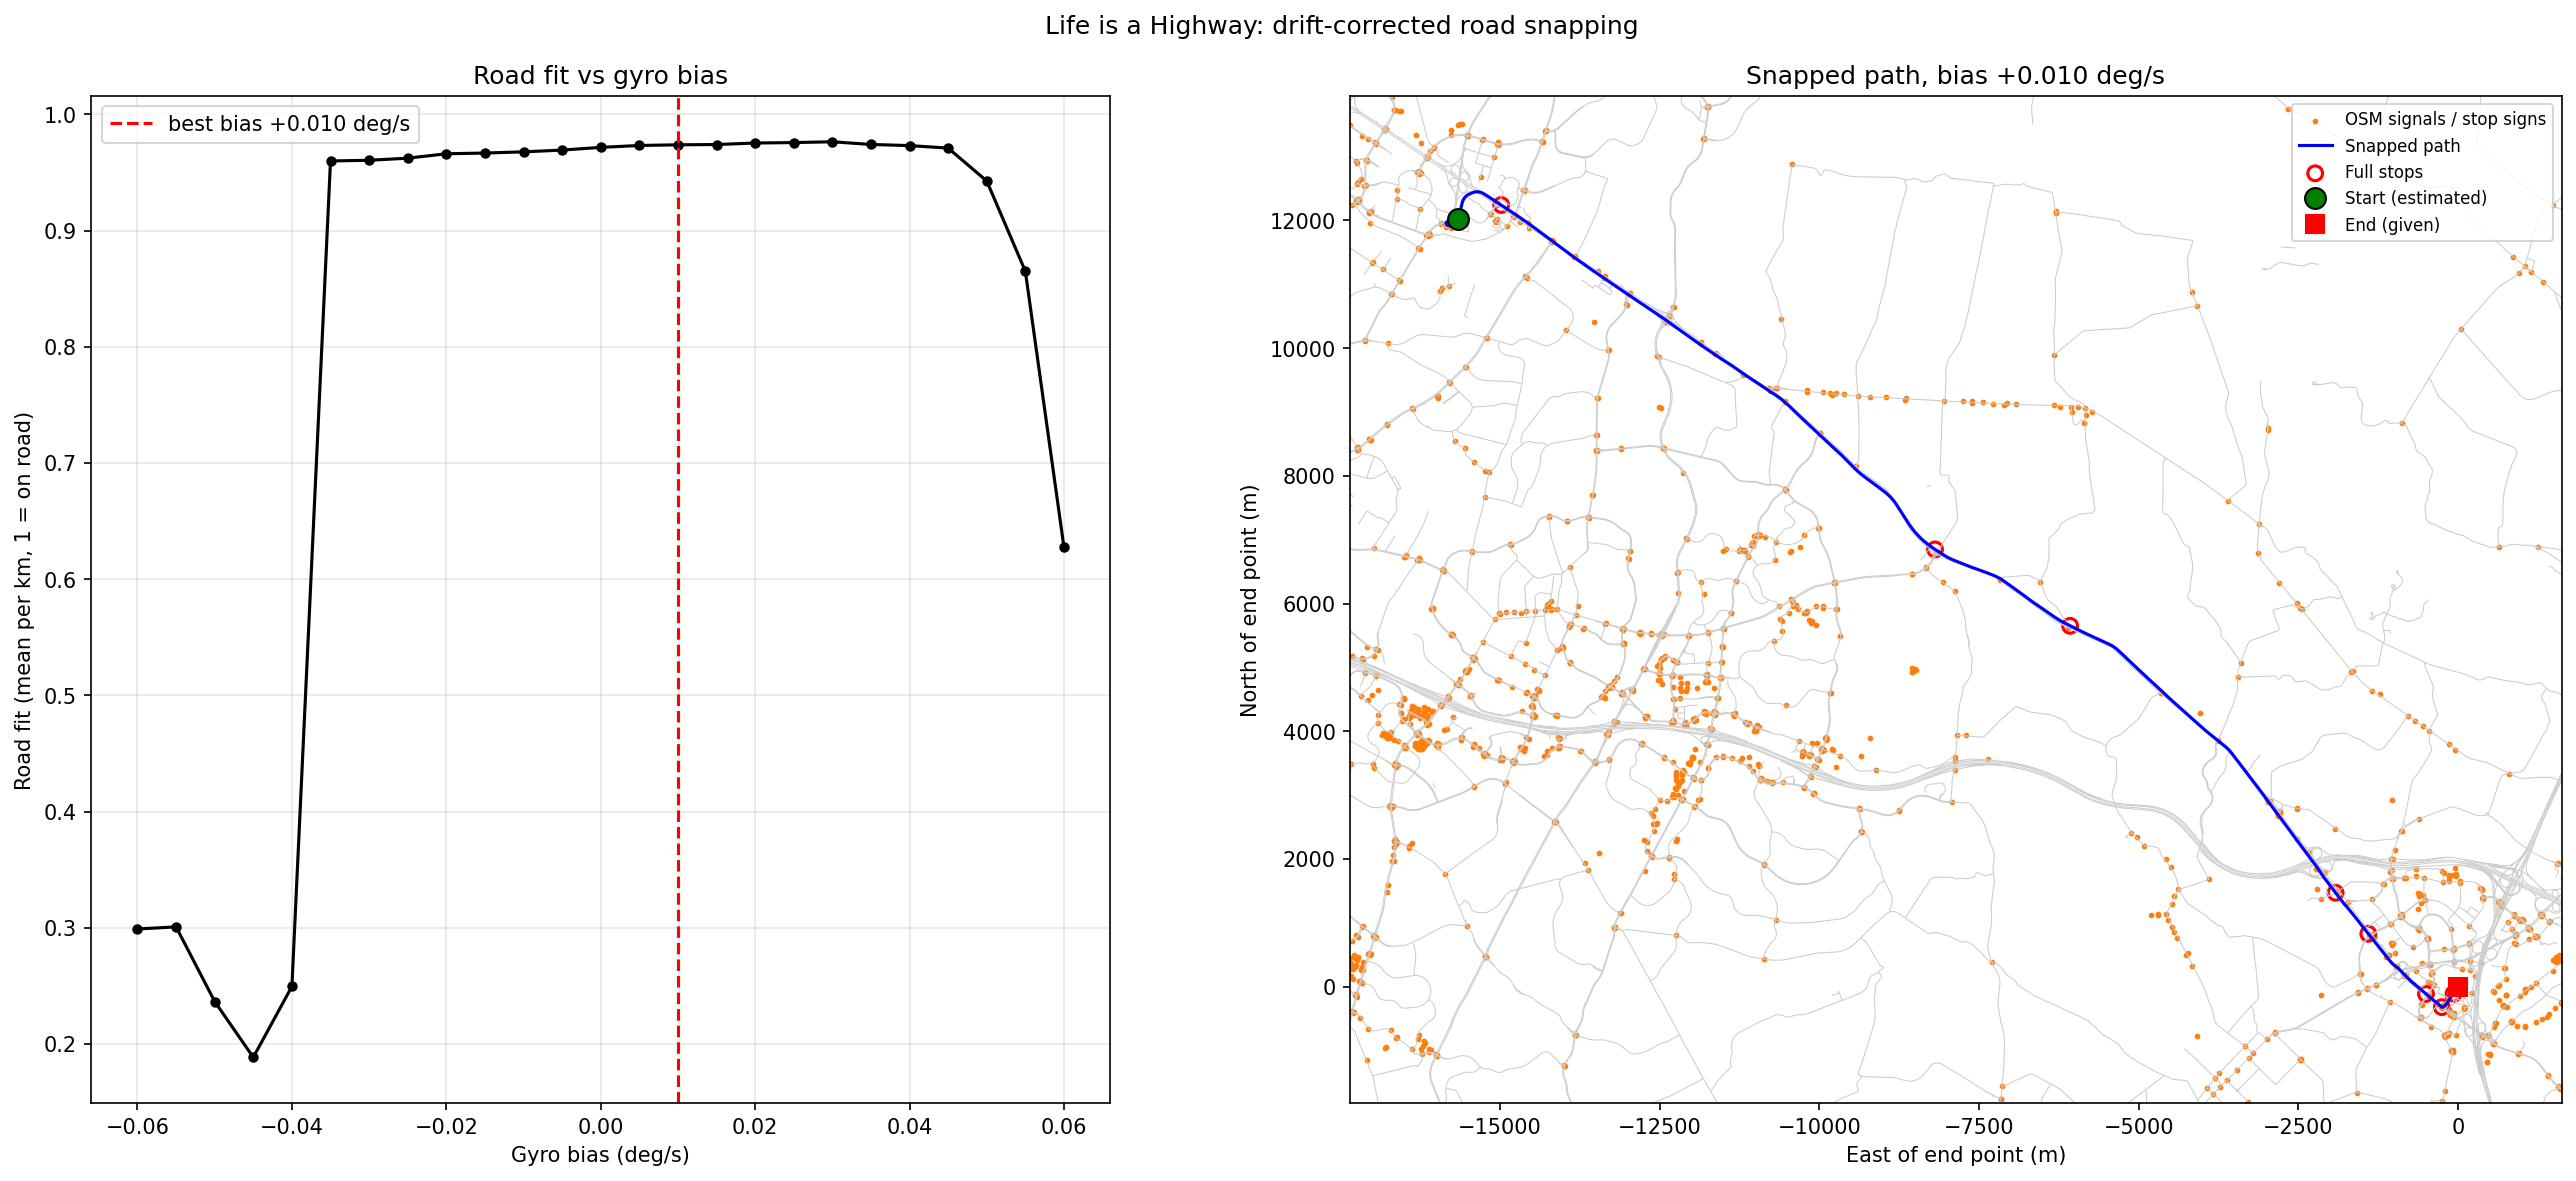

This figure's Python source:
#!/usr/bin/env python3
"""
Snap the drive onto real roads while allowing for accumulated heading error.

locate_start.py treats the dead-reckoned path as rigid and only solves one
rotation. That breaks down because heading error builds up over the trip:

  - Steering-based heading (decode_path.py) is very sensitive to bias. A 0.1°
    steering-wheel offset adds ~80° of drift over 20 minutes of highway driving,
    and the bicycle model ignores understeer (it over-turns by ~38% vs the gyro).
    It also can't tell forward from reverse, because wheel speeds are unsigned.
  - The yaw-rate gyro (0x024 YGS1S03.YR) measures rotation directly, including
    reversing. Its only real unknown is a small constant bias.

This script:

  1. Decodes wheel speeds (0x0AA) and gyro yaw rate (0x024) from the log.
  2. For each candidate gyro bias, integrates heading and distance.
  3. Walks the path BACKWARD from the known end point in 1 km segments. A beam
     search picks a heading correction for each segment so the path lies on
     OSM roads. Corrections between segments are limited to ±4°, so the
     shape still has to agree with the driving data; it can't jump to an
     arbitrary road.
  4. Picks the bias whose snapped path fits roads best, then checks it with an
     independent test: do the car's full stops land on real traffic signals?

The result is a ranked estimate, not proof. Only submitting it confirms it.
"""

import math
from pathlib import Path

import matplotlib.pyplot as plt
from matplotlib.collections import LineCollection
import numpy as np

import decode_path as DP
import locate_start as LS

# ---------------------------------------------------------------------------
# Config
# ---------------------------------------------------------------------------
OUT_PNG = Path(__file__).parent / "snap_path.png"
SIGNAL_CACHE = Path(__file__).resolve().parent.parent / "scratch" / "snap_signals.npz"

ID_YAW = 0x024            # YGS1S03: YR yaw rate, 0.244 deg/s per bit
DT = 0.02                 # integration step (s)
STOPPED_MPS = 0.05        # below this the car is stationary: no heading change

BIAS_SWEEP = np.round(np.arange(-0.060, 0.0601, 0.005), 3)   # deg/s
FIT_TIE = 0.005           # fits within this of the best count as equally good
SEG_M = 1000.0            # path is snapped in segments of this length
STEP_M = 20.0             # resample spacing along the path
MAX_TURN_DEG = 4.0        # max heading correction change between segments
TURN_STEP_DEG = 0.5
CORR_PENALTY = 0.01       # score penalty per degree of correction change
BEAM = 60
CELL_M = 10.0
# Graded road fit: (distance to road in m, score)
ROAD_LEVELS = ((80, 0.1), (50, 0.3), (30, 0.6), (15, 1.0))
SIGNAL_HIT_M = 100.0


# ---------------------------------------------------------------------------
# Decode
# ---------------------------------------------------------------------------
def decode_signals():
    """Return (t, wheel speed m/s, yaw rate deg/s) on a common DT timeline."""
    if SIGNAL_CACHE.exists():
        c = np.load(SIGNAL_CACHE)
        return c["t"], c["v"], c["yr"]

    log = DP.ensure_log()
    db = DP.get_dbc()
    m_wheel = db.get_message_by_frame_id(DP.ID_WHEEL_SPEEDS)
    m_yaw = db.get_message_by_frame_id(ID_YAW)

    wheel, yaw = [], []
    print(f"Parsing {log} ...")
    for ts, can_id, data in DP.parse_log(log):
        try:
            if can_id == DP.ID_WHEEL_SPEEDS:
                d = m_wheel.decode(data, decode_choices=False)
                wheel.append((ts, (d["VXFL"] + d["VXFR"] + d["VXRL"] + d["VXRR"]) / 4))
            elif can_id == ID_YAW:
                yaw.append((ts, m_yaw.decode(data, decode_choices=False)["YR"]))
        except Exception:
            continue
    wheel, yaw = np.array(wheel), np.array(yaw)

    t0 = wheel[0, 0]
    t = np.arange(0, min(wheel[-1, 0], yaw[-1, 0]) - t0, DT)
    v = np.interp(t, wheel[:, 0] - t0, wheel[:, 1]) / 3.6
    yr = np.interp(t, yaw[:, 0] - t0, yaw[:, 1])
    SIGNAL_CACHE.parent.mkdir(parents=True, exist_ok=True)
    np.savez(SIGNAL_CACHE, t=t, v=v, yr=yr)
    return t, v, yr


def gyro_heading(v, yr, bias):
    moving = v >= STOPPED_MPS
    return np.cumsum(np.deg2rad(yr - bias) * DT * moving)


# ---------------------------------------------------------------------------
# Road fit field
# ---------------------------------------------------------------------------
class RoadField:
    """Raster of graded closeness-to-road scores around the end point."""

    def __init__(self, roads_local, radius_m):
        self.r = radius_m
        self.n = int(2 * radius_m / CELL_M) + 1
        raw = np.zeros((self.n, self.n), dtype=bool)
        for e, n in roads_local:
            s = np.concatenate([[0], np.cumsum(np.hypot(np.diff(e), np.diff(n)))])
            si = np.arange(0, s[-1] + CELL_M / 2, CELL_M / 2)
            self._mark(raw, np.interp(si, s, e), np.interp(si, s, n))
        self.field = np.zeros(raw.shape, dtype=np.float32)
        for dist, val in ROAD_LEVELS:
            self.field[LS.RoadGrid._dilate(raw, int(round(dist / CELL_M)))] = val

    def _idx(self, e, n):
        i = np.floor((e + self.r) / CELL_M).astype(int)
        j = np.floor((n + self.r) / CELL_M).astype(int)
        return i, j, (i >= 0) & (i < self.n) & (j >= 0) & (j < self.n)

    def _mark(self, grid, e, n):
        i, j, ok = self._idx(e, n)
        grid[j[ok], i[ok]] = True

    def __call__(self, e, n):
        i, j, ok = self._idx(e, n)
        s = np.zeros(len(e))
        s[ok] = self.field[j[ok], i[ok]]
        return s


# ---------------------------------------------------------------------------
# Snap: beam search over per-segment heading corrections, walking from the end
# ---------------------------------------------------------------------------
class Snapper:
    def __init__(self, v, field):
        self.field = field
        self.s_end = np.cumsum((v * DT)[::-1])          # distance from end, reversed time
        self.si = np.arange(0, self.s_end[-1], STEP_M)  # sample distances from end
        self.seg = (self.si // SEG_M).astype(int)
        self.nseg = self.seg.max() + 1
        self.deltas = np.deg2rad(np.arange(-MAX_TURN_DEG, MAX_TURN_DEG + 1e-9, TURN_STEP_DEG))

    def _walk(self, e0, n0, h):
        # walking backward in time: step opposite to the direction of travel
        return e0 - np.cumsum(STEP_M * np.cos(h)), n0 - np.cumsum(STEP_M * np.sin(h))

    def run(self, heading):
        h = np.interp(self.si, self.s_end, heading[::-1])
        # (score, correction, e, n, corrections so far); first segment tries every rotation
        beam = [(0.0, th, 0.0, 0.0, []) for th in np.deg2rad(np.arange(0, 360, 1.0))]
        for k in range(self.nseg):
            hk = h[self.seg == k]
            cand = []
            for score, corr, e0, n0, hist in beam:
                for d in (self.deltas if k else [0.0]):
                    c = corr + d
                    e, n = self._walk(e0, n0, hk + c)
                    s = score + self.field(e, n).mean() - CORR_PENALTY * abs(math.degrees(d))
                    cand.append((s, c, e[-1], n[-1], hist + [c]))
            cand.sort(key=lambda r: -r[0])
            beam = []
            for c in cand:   # keep distinct states only
                if all(math.hypot(c[2] - b[2], c[3] - b[3]) > 30 or abs(c[1] - b[1]) > 0.004
                       for b in beam):
                    beam.append(c)
                if len(beam) == BEAM:
                    break
        best = beam[0]
        e, n = self.path(h, best[4])
        return best[0] / self.nseg, np.rad2deg(best[4]), e, n

    def path(self, h, corr):
        es, ns, e0, n0 = [], [], 0.0, 0.0
        for k in range(self.nseg):
            e, n = self._walk(e0, n0, h[self.seg == k] + corr[k])
            es.append(e); ns.append(n); e0, n0 = e[-1], n[-1]
        return np.concatenate(es), np.concatenate(ns)

    def position_at_time(self, t, ts, e, n):
        """Snapped position at time t (path samples are indexed by distance from end)."""
        d = np.interp(t, ts, self.s_end[::-1])
        return np.interp(d, self.si + STEP_M, e), np.interp(d, self.si + STEP_M, n)


# ---------------------------------------------------------------------------
# Plot
# ---------------------------------------------------------------------------
def plot(sweep, best, e, n, roads_local, sig, stop_pts):
    fig, (ax1, ax2) = plt.subplots(1, 2, figsize=(18, 8), gridspec_kw={"width_ratios": [1, 1.4]})
    fig.suptitle("Life is a Highway: drift-corrected road snapping")

    b = [r[0] for r in sweep]
    ax1.plot(b, [r[1] for r in sweep], "ko-", markersize=4)
    ax1.axvline(best[0], color="r", linestyle="--", label=f"best bias {best[0]:+.3f} deg/s")
    ax1.set_xlabel("Gyro bias (deg/s)")
    ax1.set_ylabel("Road fit (mean per km, 1 = on road)")
    ax1.set_title("Road fit vs gyro bias")
    ax1.grid(True, alpha=0.3)
    ax1.legend()

    pad = 1500
    lo_e, hi_e, lo_n, hi_n = e.min() - pad, e.max() + pad, n.min() - pad, n.max() + pad
    segs = [np.column_stack(r) for r in roads_local
            if (r[0].max() > lo_e) & (r[0].min() < hi_e) & (r[1].max() > lo_n) & (r[1].min() < hi_n)]
    ax2.add_collection(LineCollection(segs, colors="0.8", linewidths=0.5))
    se, sn = sig
    m = (se > lo_e) & (se < hi_e) & (sn > lo_n) & (sn < hi_n)
    ax2.scatter(se[m], sn[m], s=3, c="tab:orange", label="OSM signals / stop signs")
    ax2.plot(e, n, "b-", linewidth=1.5, label="Snapped path")
    pe, pn = stop_pts
    ax2.scatter(pe, pn, s=50, facecolors="none", edgecolors="r", linewidths=1.5, label="Full stops")
    ax2.plot(e[-1], n[-1], "go", markersize=10, markeredgecolor="k", label="Start (estimated)")
    ax2.plot(0, 0, "rs", markersize=9, label="End (given)")
    ax2.set_xlim(lo_e, hi_e)
    ax2.set_ylim(lo_n, hi_n)
    ax2.set_aspect("equal")
    ax2.set_xlabel("East of end point (m)")
    ax2.set_ylabel("North of end point (m)")
    ax2.set_title(f"Snapped path, bias {best[0]:+.3f} deg/s")
    ax2.legend(loc="best", fontsize=8)

    plt.tight_layout()
    plt.savefig(OUT_PNG, dpi=150, bbox_inches="tight")
    print(f"Plot saved → {OUT_PNG}")


# ---------------------------------------------------------------------------
# Main
# ---------------------------------------------------------------------------
if __name__ == "__main__":
    t, v, yr = decode_signals()
    driven = np.sum(v * DT)
    print(f"  Duration           : {t[-1]:.0f} s")
    print(f"  Distance driven    : {driven/1000:.2f} km")
    print(f"  Gyro mean, stopped : {yr[v < STOPPED_MPS].mean():+.3f} deg/s "
          f"(not trusted: 0.244 deg/s quantisation with little noise to dither)")

    # The start can be at most the driven distance from the end, in any direction
    radius = math.ceil((driven + 500) / 1000) * 1000
    print(f"Fetching OSM data within {radius/1000:.0f} km of the end point ...")
    signals, roads = LS.fetch_osm(radius, tiles=6)
    roads_local = [LS.to_local(r[:, 0], r[:, 1]) for r in roads]
    sig_local = LS.to_local(signals[:, 0], signals[:, 1])
    print(f"  Signals/stop signs : {len(signals)}")
    print(f"  Road ways          : {len(roads)}")

    print("Rasterising roads ...")
    field = RoadField(roads_local, radius)
    snapper = Snapper(v, field)

    print(f"Snapping for {len(BIAS_SWEEP)} gyro biases ...")
    print(f"  {'bias':>7} {'fit':>6} {'corr span':>9}  start")
    sweep = []
    for bias in BIAS_SWEEP:
        fit, corr, e, n = snapper.run(gyro_heading(v, yr, bias))
        lat, lon = LS.to_latlon(e[-1], n[-1])
        sweep.append((bias, fit, corr, e, n))
        print(f"  {bias:+7.3f} {fit:6.3f} {corr.max()-corr.min():8.1f}°  {lat:.5f}, {lon:.5f}", flush=True)

    # Among equally good fits, prefer the bias needing the least heading
    # correction: that path agrees most with the raw driving data.
    top = max(r[1] for r in sweep)
    best = min((r for r in sweep if r[1] >= top - FIT_TIE), key=lambda r: np.ptp(r[2]))
    bias, fit, corr, e, n = best

    # Independent check: stops were not used in the fit
    stops = LS.extract_stops(t, np.zeros_like(v), np.zeros_like(v), v * 2.23694)
    print()
    print(f"Stop check at bias {bias:+.3f} (stops were not used to fit):")
    pe, pn, hits = [], [], 0
    for t0, t1, _, _ in stops:
        x, y = snapper.position_at_time((t0 + t1) / 2, t, e, n)
        d = np.hypot(sig_local[0] - x, sig_local[1] - y).min()
        hits += d <= SIGNAL_HIT_M
        lat, lon = LS.to_latlon(x, y)
        pe.append(x); pn.append(y)
        print(f"  t={t0:7.1f}-{t1:7.1f}s  {t1-t0:5.1f}s  {lat:.5f}, {lon:.5f}  "
              f"nearest signal {d:5.0f} m  {'HIT ' if d <= SIGNAL_HIT_M else 'miss'}")
    print(f"  {hits}/{len(stops)} stops within {SIGNAL_HIT_M:.0f} m of a signal or stop sign")

    # How stable is the start across biases that fit well?
    good = [r for r in sweep if r[1] >= top - 0.05]
    starts = np.array([[r[3][-1], r[4][-1]] for r in good])
    spread = np.hypot(*(starts - starts.mean(0)).T).max()

    lat, lon = LS.to_latlon(e[-1], n[-1])
    print()
    print(f"Road fit           : {fit:.3f} (1 = every sample on a road)")
    print(f"Heading correction : {corr.min():.1f}° to {corr.max():.1f}° across {snapper.nseg} segments")
    print(f"Start spread       : {spread:.0f} m across {len(good)} biases within 0.05 of the best fit")
    print(f"Most likely start  : {lat:.5f}, {lon:.5f}")
    print(f"                     {LS.reverse_geocode(lat, lon)}")
    print("(Ranked estimate only; confirm by submitting the coordinate.)")

    plot([(r[0], r[1]) for r in sweep], best, e, n, roads_local, sig_local, (pe, pn))
